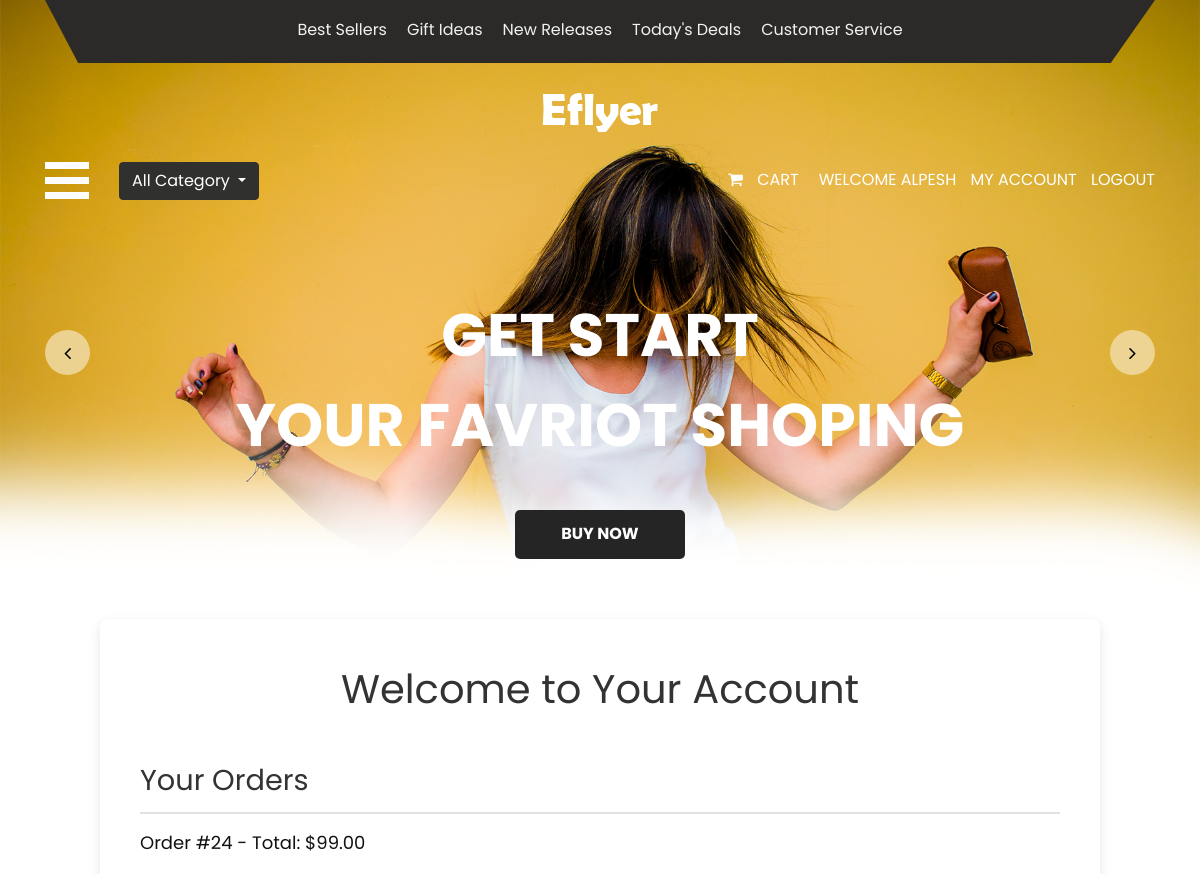
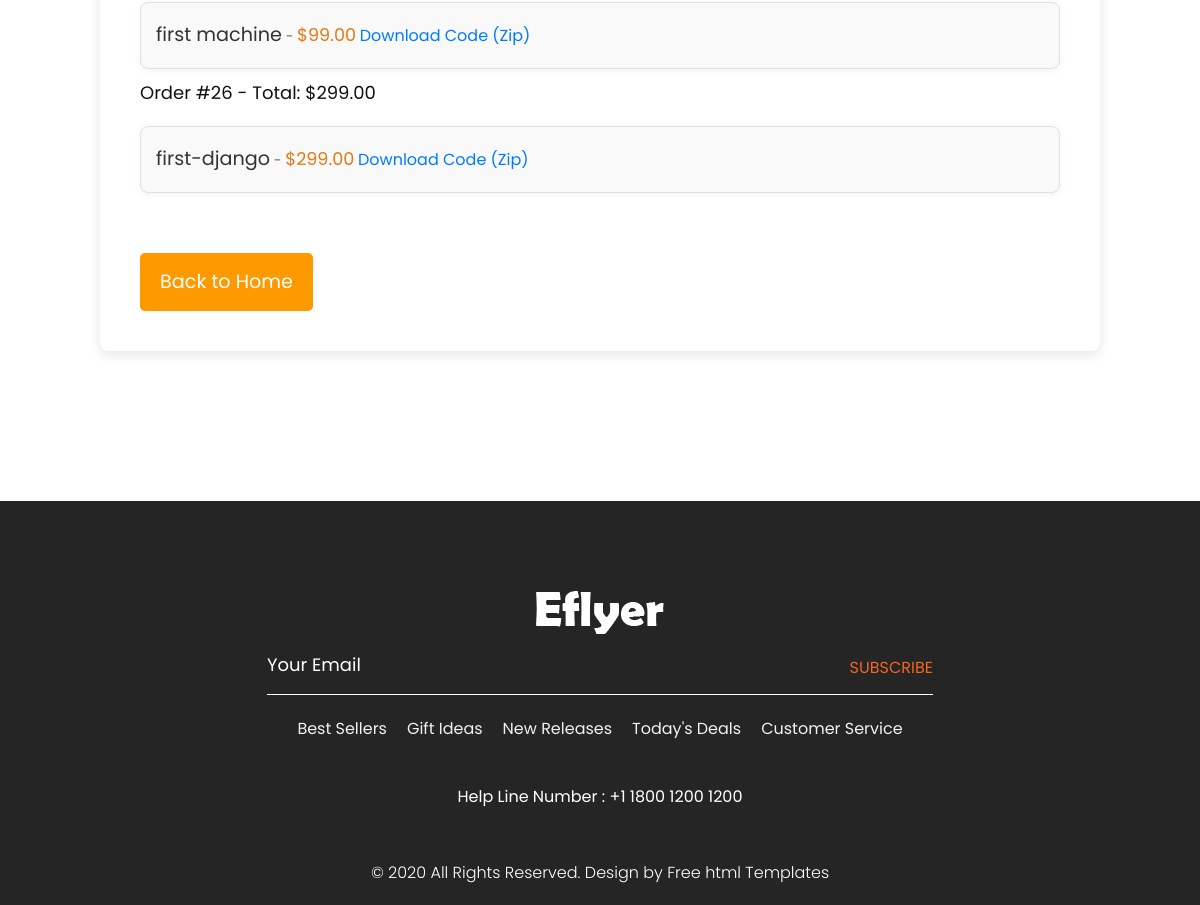
/my_account/ (signed in), run on the app's committed database (2 pictures, top to bottom).
### store/models.py (models this page shows, shortened)
class Order(models.Model):
    PENDING = 'PENDING'
    APPROVED = 'APPROVED'
    REJECTED = 'REJECTED'
    STATUS_CHOICES = [
        (PENDING, 'Pending'),
        (APPROVED, 'Approved'),
        (REJECTED, 'Rejected'),
    ]
    user = models.ForeignKey(User, on_delete=models.CASCADE)
    status = models.CharField(max_length=10, choices=STATUS_CHOICES, default=PENDING)
    products = models.ManyToManyField(Product)
    total_price = models.DecimalField(max_digits=10, decimal_places=2)
    order_date = models.DateTimeField(auto_now_add=True)
    is_completed = models.BooleanField(default=False)
    qr_code_image = models.ImageField(upload_to='orders/qr_codes/', null=True, blank=True)

class Product(models.Model):
    name = models.CharField(max_length=255)
    price = models.DecimalField(max_digits=10, decimal_places=2)
    description = models.TextField()
    url = models.CharField(max_length=100)
    category = models.ForeignKey('Category', related_name='products', on_delete=models.CASCADE)
    downloadable = models.BooleanField(default=False)
    zip_file = models.FileField(upload_to='products/zips/', null=True, blank=True)
    image = models.ImageField(upload_to='products/images/', null=True, blank=True)  # Product image
    rating = models.DecimalField(max_digits=2, decimal_places=1, default=0)  # Product rating (out of 5)
    review_count = models.PositiveIntegerField(default=0)  # Total number of reviews
    product_specification = models.TextField(null=True, blank=True)  # New specification field

### store/views.py (the view)
# urls.py: path('my_account/', views.my_account, name='my_account'),  # Add this line
@login_required
def my_account(request):
    try:
        user_profile = UserProfile.objects.get(user=request.user)
    except UserProfile.DoesNotExist:
        messages.error(request, "Profile not found.")
        return redirect('home')
    cart = None  # Initialize the cart variable to None
    if Order.objects.filter(user=request.user, status=Order.PENDING).exists():
        messages.error(request, "You cannot access your account while your order is pending approval.")
        return redirect(my_accounts)  # No need to check for cart here
    orders = Order.objects.filter(user=request.user)
    return render(request, 'my_account.html', {'orders': orders})

### store/templates/my_account.html (shortened to what this page needs)
{% extends "base.html" %}
{% block content %}
<div class="fashion_section">
<div class="account-container">
    <h1>Welcome to Your Account</h1>
    {% if user.userprofile.is_approved %}
        <div class="orders-section">
            <h2 class="section-title">Your Orders</h2>
            {% if orders %}
                {% for order in orders %}
                    <div class="order-summary">
                        <h3>Order #{{ order.id }} - Total: ${{ order.total_price }}</h3>
                        <ul class="order-items">
                            {% for product in order.products.all %}
                                <li>
                                    <span class="product-name">{{ product.name }}</span> -
                                    <span class="product-price">${{ product.price }}</span>
                                    {% if product.zip_file %}
                                        <a href="{{ product.zip_file.url }}" download class="download-link">Download Code (Zip)</a>
                                    {% endif %}
                                </li>
                            {% endfor %}
                        </ul>
                    </div>
                {% endfor %}
            {% else %}
                <p class="empty-message">You have not placed any orders yet.</p>
            {% endif %}
        </div>
    {% else %}
        <p class="empty-message">Your account is not approved. Please contact an admin.</p>
    {% endif %}
    <a href="{% url 'home' %}" class="back-to-home">Back to Home</a>
</div>
</div>
{% endblock %}

### store/templates/base.html (shortened to what this page needs)
{% load static %}
<!DOCTYPE html>
<html lang="en">
   <head>
      <link rel="stylesheet" type="text/css" href="{% static 'css/bootstrap.min.css' %}">
      <link rel="stylesheet" type="text/css" href="{% static 'css/style.css'%}">
      <link rel="stylesheet" href="{% static 'css/responsive.css'%}">
      <link rel="stylesheet" href="{% static 'css/jquery.mCustomScrollbar.min.css'%}">
      <link rel="stylesheet" href="https://netdna.bootstrapcdn.com/font-awesome/4.0.3/css/font-awesome.css">
      <link rel="stylesheet" type="text/css" href="https://stackpath.bootstrapcdn.com/font-awesome/4.7.0/css/font-awesome.min.css">
      <link rel="stylesheet" href="{% static 'css/owl.carousel.min.css'%}">
      <link rel="stylesheet" href="https://cdnjs.cloudflare.com/ajax/libs/fancybox/2.1.5/jquery.fancybox.min.css" media="screen">
      <link rel="stylesheet" href="https://cdnjs.cloudflare.com/ajax/libs/slick-carousel/1.8.1/slick.min.css" />
   </head>
   <body>
      <div class="banner_bg_main">
         <div class="container">
            <div class="header_section_top">
               <div class="row">
                  <div class="col-sm-12">
                     <div class="custom_menu">
                        <ul>
                           <li><a href="#">Best Sellers</a></li>
                           <li><a href="#">Gift Ideas</a></li>
                           <li><a href="#">New Releases</a></li>
                           <li><a href="#">Today's Deals</a></li>
                           <li><a href="#">Customer Service</a></li>
                        </ul>
                     </div>
                  </div>
               </div>
            </div>
         </div>
         <div class="logo_section">
            <div class="container">
               <div class="row">
                  <div class="col-sm-12">
                     <div class="logo"><a href="{% url 'home' %}"><img src="{% static 'images/logo.png'%} "></a></div>
                  </div>
               </div>
            </div>
         </div>
         <div class="header_section">
            <div class="container">
               <div class="containt_main">
                  <span class="toggle_icon" onclick="openNav()"><img src="{% static 'images/toggle-icon.png'%} "></span>
                  <div class="dropdown">
                     <button class="btn btn-secondary dropdown-toggle" type="button" id="dropdownMenuButton" data-toggle="dropdown" aria-haspopup="true" aria-expanded="false">All Category
                     </button>
                  </div>
                  <div class="header_box">
                     <div class="login_menu">
                        <ul>
                           <li><a href="{% url 'cart' %}">
                              <i class="fa fa-shopping-cart" aria-hidden="true"></i>
                              <span class="padding_10">Cart</span></a>
                           </li>
                           <li>
                              {% if user.is_authenticated %}
                              <span class="padding_10">Welcome {{ user.username }}</span>
                              <a href="{% url 'my_account' %}">
                                 <span class="padding_10">My Account</span>
                              </a>
                              <a href="{% url 'logout' %}">
                                 <span class="padding_10">Logout</span>
                              </a>
                              {% else %}
                              <a href="{% url 'login' %}">
                                 <span class="padding_10">Login</span>
                              </a>
                              {% endif %}
                           </li>
                        </ul>
                     </div>
                  </div>
               </div>
            </div>
         </div>
         <div class="banner_section layout_padding">
            <div class="container">
               <div id="my_slider" class="carousel slide" data-ride="carousel">
                  <div class="carousel-inner">
                     <div class="carousel-item active">
                        <div class="row">
                           <div class="col-sm-12">
                              <h1 class="banner_taital">Get Start <br>Your favriot shoping</h1>
                              <div class="buynow_bt"><a href="#">Buy Now</a></div>
                           </div>
                        </div>
                     </div>
                  </div>
                  <a class="carousel-control-prev" href="#my_slider" role="button" data-slide="prev">
                  <i class="fa fa-angle-left"></i>
                  </a>
                  <a class="carousel-control-next" href="#my_slider" role="button" data-slide="next">
                  <i class="fa fa-angle-right"></i>
                  </a>
               </div>
            </div>
         </div>
      </div>
      <main>
         {% block content %}
         {% endblock %}
     </main>
      {% include "footer.html" %}
   </body>
</html>

### store/static/css/style.css (style rules this page uses)
* { box-sizing: border-box !important; transition: ease all 0.5s; }
html { scroll-behavior: smooth; overflow-x: hidden; }
body { color: #666666; font-size: 14px; line-height: 1.80857; font-weight: normal; overflow-x: hidden; font-family: 'Poppins', sans-serif; }
a { color: #1f1f1f; text-decoration: none !important; outline: none !important; -webkit-transition: all .3s ease-in-out; -moz-transition: all .3s ease-in-out; -ms-transition: all .3s ease-in-out; -o-transition: all .3s ease-in-out; transition: all .3s ease-in-out; }
h1, h2, h3, h4, h5, h6 { letter-spacing: 0; font-weight: normal; position: relative; padding: 0 0 10px 0; font-weight: normal; line-height: normal; color: #111111; margin: 0 }
h1 { font-size: 24px }
h2 { font-size: 22px }
h3 { font-size: 18px }
*, *::after, *::before { -webkit-box-sizing: border-box; -moz-box-sizing: border-box; box-sizing: border-box; }
ul, li, ol { margin: 0px; padding: 0px; list-style: none; }
a { color: #222222; text-decoration: none; outline: none !important; }
a, .btn { text-decoration: none !important; outline: none !important; -webkit-transition: all .3s ease-in-out; -moz-transition: all .3s ease-in-out; -ms-transition: all .3s ease-in-out; -o-transition: all .3s ease-in-out; transition: all .3s ease-in-out; }
img { max-width: 100%; height: auto; }
button { border: 0; margin: 0; padding: 0; cursor: pointer; }
.layout_padding { padding-top: 90px; padding-bottom: 0px; }
.banner_bg_main { width: 100%; float: left; background-image: url(../images/banner-bg.png); height: auto; background-size: 100%; background-repeat: no-repeat; }
.header_section_top { width: 100%; float: left; background-color: #2b2a29; clip-path: polygon(0 0, 100% 0, 96% 100%, 3% 100%); height: auto; padding: 10px 0px; }
.custom_menu { width: 100%; margin: 0 auto; text-align: center; }
.custom_menu ul { margin: 0px; padding: 0px; display: inline-block; }
.custom_menu li { float: left; font-size: 16px; color: #f1f1f1; padding: 6px 10px 0px 10px; }
.custom_menu li a { color: #f1f1f1; }
.logo_section { width: 100%; float: left; }
.logo { width: 100%; float: left; text-align: center; padding: 30px 0px; }
.header_section { width: 100%; display: flex; }
.containt_main { display: flex; }
.toggle_icon { cursor: pointer; color: #ffffff; order: 2; }
.header_box { order: 2; display: flex; }
.dropdown, .dropleft, .dropright, .dropup { position: relative; margin: 0 auto; text-align: center; display: inline-block; margin-left: 30px; order: 2; }
.btn-secondary { color: #fff; background-color: #30302e; border-color: #30302e; }
.login_menu { display: flex; text-align: right; float: right; }
.login_menu ul { margin: 0px; padding: 0px; }
.login_menu li { float: left; font-size: 16px; color: #ffffff; text-transform: uppercase; padding-left: 10px; padding-top: 4px; }
.login_menu li a { color: #ffffff; }
.padding_10 { padding-left: 10px; }
.banner_section { width: 100%; float: left; padding-bottom: 60px; }
.banner_taital { width: 100%; font-size: 60px; color: #ffffff; text-align: center; text-transform: uppercase; font-weight: bold; }
.buynow_bt { width: 170px; margin: 0 auto; padding-top: 30px; }
.buynow_bt a { width: 100%; float: left; font-size: 16px; color: #ffffff; background-color: #252525; text-align: center; padding: 10px 0px; border-radius: 5px; text-transform: uppercase; font-weight: bold; }
#my_slider a.carousel-control-next { right: 0px; top: 40px; }
#my_slider a.carousel-control-prev { left: 0px; top: 40px; }
#my_slider .carousel-control-next, #my_slider .carousel-control-prev { width: 45px; height: 45px; background: rgb(242, 222, 172, 0.80); opacity: 1; font-size: 20px; color: #000; border-radius: 100px; }
.fashion_section { width: 100%; float: left; padding-bottom: 150px; }

### data on the page
Order: id "24", total_price "99.00"
Product: name "first machine", price "99.00"
Order: id "26", total_price "299.00"
Product: name "first-django", price "299.00"

### other printed values
{{ user.username }} "ALPESH"
